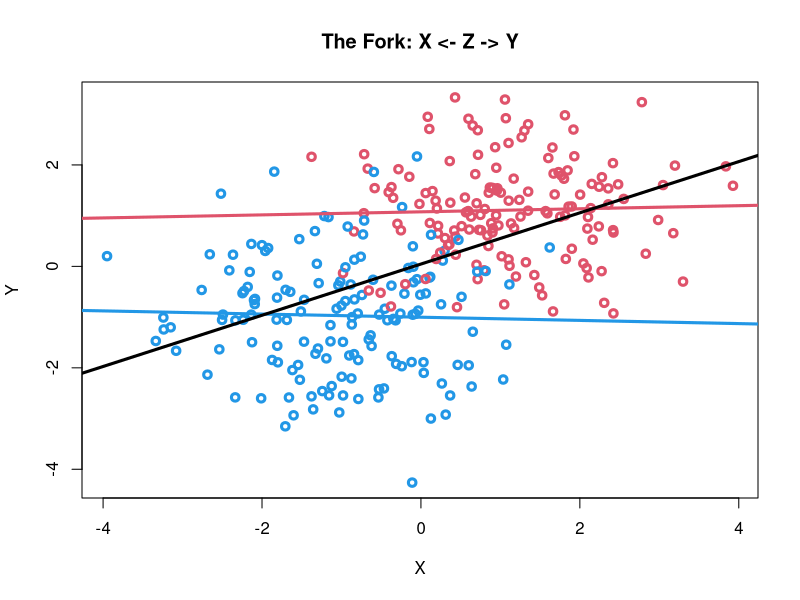
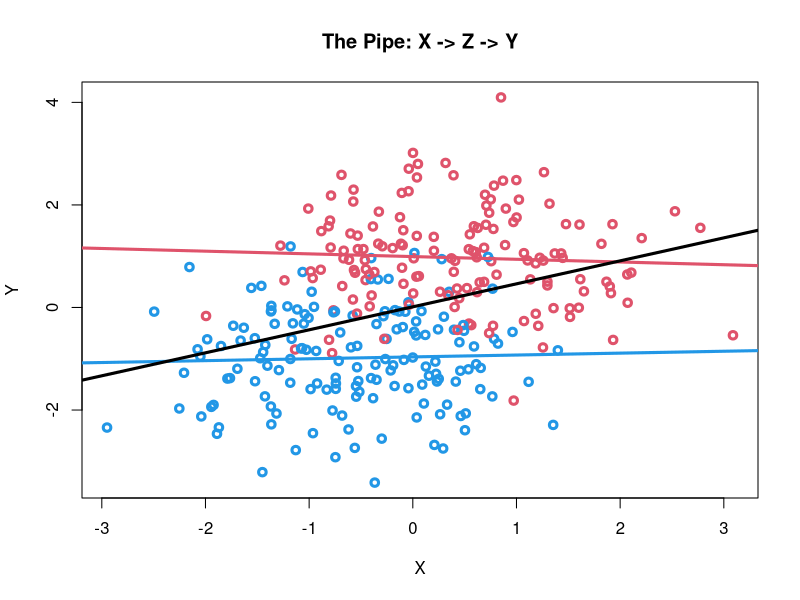
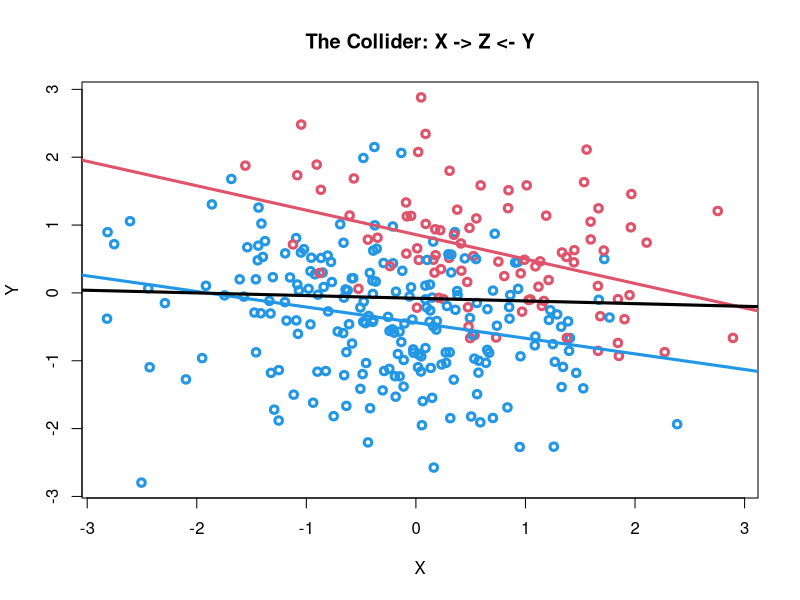

The R source for these figures, in order:
# Richard McElreath: The four elemental confounds
# Lecture 5: Elemental Confounds, Statistical Rethinking 2023

library(tidyverse)
# 1. The Fork ----
n <- 1000L

## Discrete case ----
tib_fork <-
  tibble::tibble(
    Z = stats::rbinom(
      n = n,
      size = 1L,
      prob = 0.5
    ),
    X = stats::rbinom(
      n = n,
      size = 1L,
      prob = (1 - Z) * 0.1 + Z * 0.9
    ),
    Y = stats::rbinom(
      n = n,
      size = 1L,
      prob = (1 - Z) * 0.1 + Z * 0.9
    )
  ) %>%
  dplyr::relocate(
    .data = .,
    Z,
    .after = Y
  )

### Association X and Y: not stratified by Z ----
table(tib_fork$X, tib_fork$Y)
stats::cor(x = tib_fork$X, y = tib_fork$Y)

### Association X and Y: stratified by Z ----
table(tib_fork$X[tib_fork$Z == 0], tib_fork$Y[tib_fork$Z == 0])
stats::cor(x = tib_fork$X[tib_fork$Z == 0], y = tib_fork$Y[tib_fork$Z == 0])

table(tib_fork$X[tib_fork$Z == 1], tib_fork$Y[tib_fork$Z == 1])
stats::cor(x = tib_fork$X[tib_fork$Z == 1], y = tib_fork$Y[tib_fork$Z == 1])

## Continuous case ----
cols <- c(4, 2)
N <- 300L
Z <-
  stats::rbinom(
    n = N,
    size = 1L,
    prob = 0.5
  )
X <-
  stats::rnorm(
    n = N,
    mean = (2 * Z - 1),
    sd = 1.0
  )
Y <-
  stats::rnorm(
    n = N,
    mean = (2 * Z - 1),
    sd = 1.0
  )
plot(
  x = X,
  y = Y,
  col = cols[Z + 1],
  lwd = 3,
  main = "The Fork: X <- Z -> Y"
)
abline(lm(Y[Z == 1] ~ X[Z == 1]), col = 2, lwd = 3)
abline(lm(Y[Z == 0] ~ X[Z == 0]), col = 4, lwd = 3)
abline(lm(Y ~ X), lwd = 3)

# 2. The Pipe ----

## Discrete case ----
tib_pipe <-
  tibble::tibble(
    X = stats::rbinom(
      n = n,
      size = 1L,
      prob = 0.5
    ),
    Z = stats::rbinom(
      n = n,
      size = 1L,
      prob = (1 - X) * 0.1 + X * 0.9
    ),
    Y = stats::rbinom(
      n = n,
      size = 1L,
      prob = (1 - Z) * 0.1 + Z * 0.9
    )
  ) %>%
  dplyr::relocate(
    .data = .,
    Z,
    .after = Y
  )

### Association X and Y: not stratified by Z ----
table(tib_pipe$X, tib_pipe$Y)
stats::cor(x = tib_pipe$X, y = tib_pipe$Y)

### Association X and Y: stratified by Z ----
table(tib_pipe$X[tib_pipe$Z == 0], tib_pipe$Y[tib_pipe$Z == 0])
stats::cor(x = tib_pipe$X[tib_pipe$Z == 0], y = tib_pipe$Y[tib_pipe$Z == 0])

table(tib_pipe$X[tib_pipe$Z == 1], tib_pipe$Y[tib_pipe$Z == 1])
stats::cor(x = tib_pipe$X[tib_pipe$Z == 1], y = tib_pipe$Y[tib_pipe$Z == 1])

## Continuous case ----
X <-
  stats::rnorm(n = N)
Z <-
  stats::rbinom(
    n = N,
    size = 1L,
    prob = (1 / (1 + exp(x = -X)))
  )
Y <-
  stats::rnorm(
    n = N,
    mean = (2 * Z - 1),
    sd = 1.0
  )
plot(
  x = X,
  y = Y,
  col = cols[Z + 1],
  lwd = 3,
  main = "The Pipe: X -> Z -> Y"
)
abline(lm(Y[Z == 1] ~ X[Z == 1]), col = 2, lwd = 3)
abline(lm(Y[Z == 0] ~ X[Z == 0]), col = 4, lwd = 3)
abline(lm(Y ~ X), lwd = 3)

# 3. The Collider ----

## Discrete case ----
tib_coll <-
  tibble::tibble(
    X = stats::rbinom(
      n = n,
      size = 1L,
      prob = 0.5
    ),
    Y = stats::rbinom(
      n = n,
      size = 1L,
      prob = 0.5
    ),
    Z = stats::rbinom(
      n = n,
      size = 1L,
      prob = ifelse(
        test = X + Y > 0.0,
        yes = 0.9,
        no = 0.2
      )
    )
  )

### Association X and Y: not stratified by Z ----
table(tib_coll$X, tib_coll$Y)
stats::cor(x = tib_coll$X, y = tib_coll$Y)

### Association X and Y: stratified by Z ----
table(tib_coll$X[tib_coll$Z == 0], tib_coll$Y[tib_coll$Z == 0])
stats::cor(x = tib_coll$X[tib_coll$Z == 0], y = tib_coll$Y[tib_coll$Z == 0])

table(tib_coll$X[tib_coll$Z == 1], tib_coll$Y[tib_coll$Z == 1])
stats::cor(x = tib_coll$X[tib_coll$Z == 1], y = tib_coll$Y[tib_coll$Z == 1])

## Continuous case ----
X <-
  stats::rnorm(n = N)
Y <-
  stats::rnorm(n = N)
Z <-
  stats::rbinom(
    n = N,
    size = 1L,
    prob = (1 / (1 + exp(x = -(2 * X + 2 * Y - 2))))
  )

plot(
  x = X,
  y = Y,
  col = cols[Z + 1],
  lwd = 3,
  main = "The Collider: X -> Z <- Y"
)
abline(lm(Y[Z == 1] ~ X[Z == 1]), col = 2, lwd = 3)
abline(lm(Y[Z == 0] ~ X[Z == 0]), col = 4, lwd = 3)
abline(lm(Y ~ X), lwd = 3)

# 4. The Descendant ----

## Discrete case ----
tib_desc <-
  tibble::tibble(
    X = stats::rbinom(
      n = n,
      size = 1L,
      prob = 0.5
    ),
    Z = stats::rbinom(
      n = n,
      size = 1L,
      prob = (1 - X) * 0.1 + X * 0.9
    ),
    Y = stats::rbinom(
      n = n,
      size = 1L,
      prob = (1 - Z) * 0.1 + Z * 0.9
    ),
    A = stats::rbinom(
      n = n,
      size = 1L,
      prob = (1 - Z) * 0.1 + Z * 0.9
    )
  ) %>%
  dplyr::relocate(
    .data = .,
    Z,
    .after = Y
  )

### Association X and Y: not stratified by A ----
table(tib_desc$X, tib_desc$Y)
stats::cor(x = tib_desc$X, y = tib_desc$Y)

### Association X and Y: stratified by A ----
table(tib_desc$X[tib_desc$A == 0], tib_desc$Y[tib_desc$A == 0])
stats::cor(x = tib_desc$X[tib_desc$A == 0], y = tib_desc$Y[tib_desc$A == 0])

table(tib_desc$X[tib_desc$A == 1], tib_desc$Y[tib_desc$A == 1])
stats::cor(x = tib_desc$X[tib_desc$A == 1], y = tib_desc$Y[tib_desc$A == 1])
